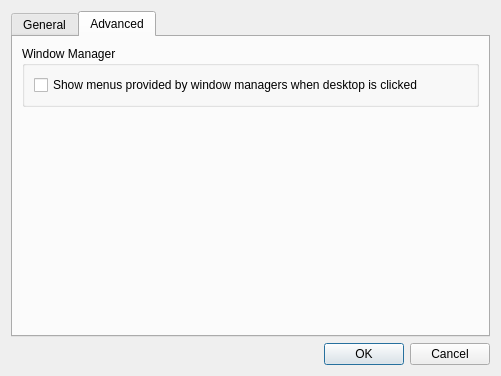
<?xml version="1.0" encoding="UTF-8"?>
<ui version="4.0">
 <class>DesktopPreferencesDialog</class>
 <widget class="QDialog" name="DesktopPreferencesDialog">
  <property name="geometry">
   <rect>
    <x>0</x>
    <y>0</y>
    <width>501</width>
    <height>376</height>
   </rect>
  </property>
  <property name="windowTitle">
   <string>Desktop Preferences</string>
  </property>
  <layout class="QVBoxLayout" name="verticalLayout">
   <item>
    <widget class="QTabWidget" name="tabWidget">
     <property name="currentIndex">
      <number>1</number>
     </property>
     <widget class="QWidget" name="generalPage">
      <attribute name="title">
       <string>General</string>
      </attribute>
      <layout class="QVBoxLayout" name="verticalLayout_2">
       <item>
        <widget class="QGroupBox" name="groupBox_2">
         <property name="title">
          <string>Background</string>
         </property>
         <layout class="QGridLayout" name="gridLayout">
          <item row="2" column="1" colspan="2">
           <widget class="QComboBox" name="wallpaperMode">
            <property name="sizePolicy">
             <sizepolicy hsizetype="MinimumExpanding" vsizetype="Fixed">
              <horstretch>0</horstretch>
              <verstretch>0</verstretch>
             </sizepolicy>
            </property>
           </widget>
          </item>
          <item row="2" column="0">
           <widget class="QLabel" name="label">
            <property name="sizePolicy">
             <sizepolicy hsizetype="Fixed" vsizetype="Preferred">
              <horstretch>0</horstretch>
              <verstretch>0</verstretch>
             </sizepolicy>
            </property>
            <property name="text">
             <string>Wallpaper mode:</string>
            </property>
           </widget>
          </item>
          <item row="3" column="0">
           <widget class="QLabel" name="label_6">
            <property name="sizePolicy">
             <sizepolicy hsizetype="Expanding" vsizetype="Preferred">
              <horstretch>0</horstretch>
              <verstretch>0</verstretch>
             </sizepolicy>
            </property>
            <property name="text">
             <string>Wallpaper image file:</string>
            </property>
           </widget>
          </item>
          <item row="5" column="1">
           <widget class="Fm::ColorButton" name="backgroundColor">
            <property name="sizePolicy">
             <sizepolicy hsizetype="Fixed" vsizetype="Fixed">
              <horstretch>0</horstretch>
              <verstretch>0</verstretch>
             </sizepolicy>
            </property>
            <property name="text">
             <string/>
            </property>
           </widget>
          </item>
          <item row="5" column="0">
           <widget class="QLabel" name="label_5">
            <property name="text">
             <string>Select background color:</string>
            </property>
           </widget>
          </item>
          <item row="4" column="0" colspan="3">
           <layout class="QHBoxLayout" name="horizontalLayout">
            <item>
             <widget class="QLineEdit" name="imageFile">
              <property name="toolTip">
               <string>Image file</string>
              </property>
              <property name="statusTip">
               <string/>
              </property>
              <property name="placeholderText">
               <string>Image file path</string>
              </property>
             </widget>
            </item>
            <item>
             <widget class="QPushButton" name="browse">
              <property name="text">
               <string>&amp;Browse</string>
              </property>
             </widget>
            </item>
           </layout>
          </item>
         </layout>
        </widget>
       </item>
       <item>
        <widget class="QGroupBox" name="groupBox">
         <property name="title">
          <string>Label Text</string>
         </property>
         <layout class="QGridLayout" name="gridLayout_2">
          <item row="1" column="1">
           <widget class="Fm::ColorButton" name="textColor">
            <property name="sizePolicy">
             <sizepolicy hsizetype="Fixed" vsizetype="Fixed">
              <horstretch>0</horstretch>
              <verstretch>0</verstretch>
             </sizepolicy>
            </property>
            <property name="text">
             <string/>
            </property>
           </widget>
          </item>
          <item row="3" column="1">
           <widget class="Fm::ColorButton" name="shadowColor">
            <property name="sizePolicy">
             <sizepolicy hsizetype="Fixed" vsizetype="Fixed">
              <horstretch>0</horstretch>
              <verstretch>0</verstretch>
             </sizepolicy>
            </property>
            <property name="text">
             <string/>
            </property>
           </widget>
          </item>
          <item row="1" column="0">
           <widget class="QLabel" name="label_3">
            <property name="sizePolicy">
             <sizepolicy hsizetype="Preferred" vsizetype="Fixed">
              <horstretch>0</horstretch>
              <verstretch>0</verstretch>
             </sizepolicy>
            </property>
            <property name="text">
             <string>Select  text color:</string>
            </property>
           </widget>
          </item>
          <item row="3" column="0">
           <widget class="QLabel" name="label_4">
            <property name="sizePolicy">
             <sizepolicy hsizetype="Preferred" vsizetype="Fixed">
              <horstretch>0</horstretch>
              <verstretch>0</verstretch>
             </sizepolicy>
            </property>
            <property name="text">
             <string>Select shadow color:</string>
            </property>
           </widget>
          </item>
          <item row="0" column="0">
           <widget class="QLabel" name="label_2">
            <property name="sizePolicy">
             <sizepolicy hsizetype="Preferred" vsizetype="Fixed">
              <horstretch>0</horstretch>
              <verstretch>0</verstretch>
             </sizepolicy>
            </property>
            <property name="text">
             <string>Select font:</string>
            </property>
           </widget>
          </item>
          <item row="0" column="1">
           <widget class="Fm::FontButton" name="font">
            <property name="sizePolicy">
             <sizepolicy hsizetype="Expanding" vsizetype="Fixed">
              <horstretch>0</horstretch>
              <verstretch>0</verstretch>
             </sizepolicy>
            </property>
            <property name="text">
             <string/>
            </property>
           </widget>
          </item>
         </layout>
        </widget>
       </item>
       <item>
        <spacer name="verticalSpacer_2">
         <property name="orientation">
          <enum>Qt::Vertical</enum>
         </property>
         <property name="sizeHint" stdset="0">
          <size>
           <width>20</width>
           <height>10</height>
          </size>
         </property>
        </spacer>
       </item>
      </layout>
     </widget>
     <widget class="QWidget" name="advancedPage">
      <attribute name="title">
       <string>Advanced</string>
      </attribute>
      <layout class="QVBoxLayout" name="advancedPageLayout">
       <item>
        <widget class="QGroupBox" name="groupBox_4">
         <property name="title">
          <string>Window Manager</string>
         </property>
         <layout class="QHBoxLayout" name="horizontalLayout_3">
          <item>
           <widget class="QCheckBox" name="showWmMenu">
            <property name="text">
             <string>Show menus provided by window managers when desktop is clicked</string>
            </property>
           </widget>
          </item>
         </layout>
        </widget>
       </item>
       <item>
        <spacer name="verticalSpacer">
         <property name="orientation">
          <enum>Qt::Vertical</enum>
         </property>
         <property name="sizeHint" stdset="0">
          <size>
           <width>20</width>
           <height>40</height>
          </size>
         </property>
        </spacer>
       </item>
      </layout>
     </widget>
    </widget>
   </item>
   <item>
    <widget class="QDialogButtonBox" name="buttonBox">
     <property name="orientation">
      <enum>Qt::Horizontal</enum>
     </property>
     <property name="standardButtons">
      <set>QDialogButtonBox::Cancel|QDialogButtonBox::Ok</set>
     </property>
    </widget>
   </item>
  </layout>
 </widget>
 <customwidgets>
  <customwidget>
   <class>Fm::ColorButton</class>
   <extends>QPushButton</extends>
   <header>colorbutton.h</header>
  </customwidget>
  <customwidget>
   <class>Fm::FontButton</class>
   <extends>QPushButton</extends>
   <header>fontbutton.h</header>
  </customwidget>
 </customwidgets>
 <resources/>
 <connections>
  <connection>
   <sender>buttonBox</sender>
   <signal>accepted()</signal>
   <receiver>DesktopPreferencesDialog</receiver>
   <slot>accept()</slot>
   <hints>
    <hint type="sourcelabel">
     <x>248</x>
     <y>254</y>
    </hint>
    <hint type="destinationlabel">
     <x>157</x>
     <y>274</y>
    </hint>
   </hints>
  </connection>
  <connection>
   <sender>buttonBox</sender>
   <signal>rejected()</signal>
   <receiver>DesktopPreferencesDialog</receiver>
   <slot>reject()</slot>
   <hints>
    <hint type="sourcelabel">
     <x>316</x>
     <y>260</y>
    </hint>
    <hint type="destinationlabel">
     <x>286</x>
     <y>274</y>
    </hint>
   </hints>
  </connection>
 </connections>
</ui>
